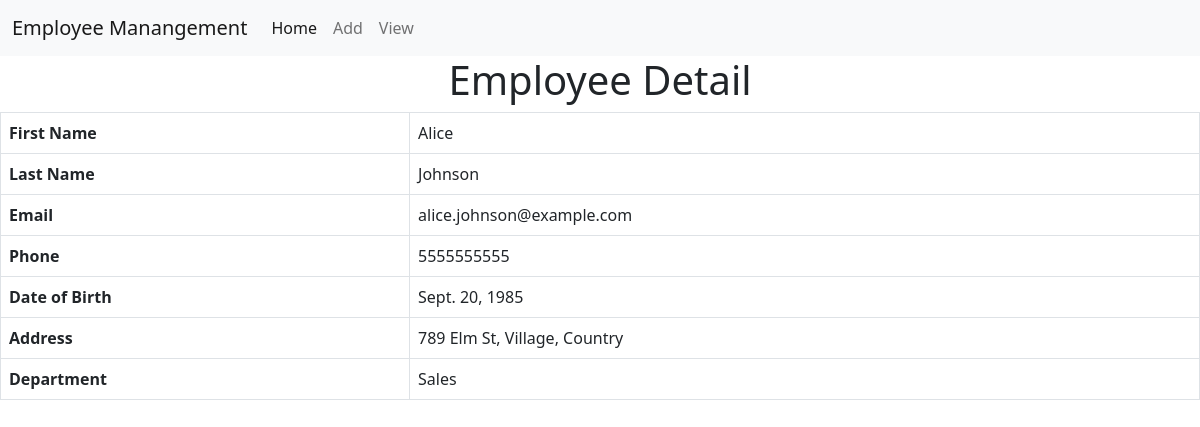
The app's page /detail/2 with its own data.
### empapp/models.py (models this page shows, shortened)
class Employee(models.Model):
    first_name = models.CharField(max_length=100)
    last_name = models.CharField(max_length=100)
    email = models.EmailField()
    phone = models.CharField(max_length=20)
    date_of_birth = models.DateField()
    address = models.CharField(max_length=255)
    department = models.CharField(max_length=100)

### empapp/views.py (the view)
# urls.py: path('detail/<int:n>', views.detail, name="detail"),
def detail(request,n):
    e=Employee.objects.get(id=n)
    return render(request,'detail.html',context={'e':e})

### templates/detail.html
<!DOCTYPE html>
{% extends 'base.html' %}
{% load static %}
{% block content %}
<center>
 <h1 class="text text-center">Employee Detail</h1>
<table class="table table-bordered">
 <tr>
  <th>First Name</th>
  <td>{{ e.first_name }}</td>
 </tr>
<tr>
  <th>Last Name</th>
  <td>{{ e.last_name }}</td>
</tr>
 <tr>
  <th>Email</th>
  <td>{{ e.email }}</td>
 </tr>
 <tr>
  <th>Phone</th>
  <td>{{ e.phone }}</td>
 </tr>
 <tr>
  <th>Date of Birth</th>
  <td>{{ e.date_of_birth }}</td>
 </tr>
 <tr>
  <th>Address</th>
  <td>{{ e.address }}</td>
 </tr>
 <tr>
  <th>Department</th>
  <td>{{ e.department }}</td>
 </tr>
</table>
 </center>
{% endblock %}

### records on screen
Employee: first_name "Alice", last_name "Johnson", email "alice.johnson@example.com", phone "5555555555", date_of_birth "Sept. 20, 1985", address "789 Elm St, Village, Country", department "Sales"
